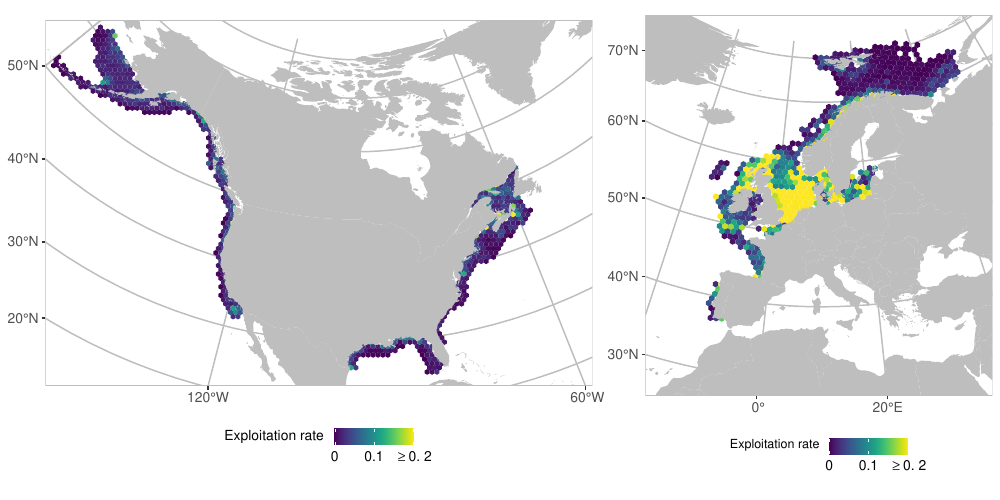

The script that saved this image:

rm(list=ls())

### load libraries
library(sp)
library(maptools)
library(sf)
library(gridExtra)
library(viridis)
library(ggplot2)
library(latex2exp)

##################
load("processed data/surveyed_grid.RData") # get grid information
load("processed data/Biomass_grid.RData") # get biomass per grid cell and year

cpue_final <- subset(cpue_good,cpue_good$year >= 1990 & cpue_good$year <= 2015)
cpue_final <-  aggregate(list(cpue_final$biomass,cpue_final$tlw,
                              cpue_final$Catch_sqkm,cpue_final$Catch_pel_sqkm),
                         by=list(cpue_final$uni_cell),FUN = mean,na.rm=T)
colnames(cpue_final) <- c("uni_cell","biomass","tlw","Catch_sqkm","Catch_pel_sqkm")

grid_master <- cbind(grid_master,cpue_final[match(grid_master@data$uni_cell,cpue_final$uni_cell),c(2:5)])
ncoords <- subset(grid_master,!(is.na(grid_master@data$biomass)))
ncoords$ER <- ncoords$Catch_sqkm / ncoords$biomass

ctrys <- rnaturalearth::ne_countries(scale = 50, returnclass = "sf")
minlong <- -180 #round(min(filedata$long)-1)
maxlong <- 51
minlat  <- 23
maxlat  <- 83
coordslim <- c(minlong,maxlong,minlat,maxlat)
coordxmap <- round(seq(minlong,maxlong,length.out = 4))
coordymap <- round(seq(minlat,maxlat,length.out = 4))

ncoords$ER[ncoords$ER>0.20] <- 0.20
nco <- sf::st_as_sf(ncoords)

# plot map
figmap1 <- ggplot(nco) + 
  geom_sf( aes(fill=ER), colour = NA ) + 
  scale_fill_viridis(name="Exploitation rate \n \n", limits = c(0,0.2),
                     labels = c("0","0.1",TeX("$\\geq$0.2")),breaks=c(0,0.1,0.2))  + 
  geom_sf(data = ctrys, fill="grey",colour=NA) +
  coord_sf(crs = 5070,xlim = c(-4927853,3633046),ylim=c(307076,6029855))

figmap1 <- figmap1 +  theme(plot.background=element_blank(),
                            panel.grid.major = element_line(colour = "grey"),
                            panel.background=element_blank(),
                            axis.text.y   = element_text(size=10),
                            axis.text.x   = element_text(size=10),
                            axis.title.y  = element_blank(),
                            plot.title = element_text(size = 11),
                            axis.title.x  = element_blank(),
                            panel.border  = element_rect(colour = "grey", size=.5,fill=NA),
                            legend.text   = element_text(size=10),
                            legend.title  = element_text(size=10),
                            legend.key.size = unit(.4, 'cm'),
                            legend.position = "bottom")

figmap2 <- ggplot(nco) + 
  geom_sf( aes(fill=ER), colour = NA ) + 
  scale_fill_viridis(name="Exploitation rate \n \n", limits = c(0,0.2),
                     labels = c("0","0.1",TeX("$\\geq$0.2")),breaks=c(0,0.1,0.2))  + 
  geom_sf(data = ctrys, fill="grey",colour=NA) +
  coord_sf(crs =  "+proj=aea +lat_0=23 +lon_0=10 +lat_1=29.5 +lat_2=45.5 +x_0=0 
           +y_0=0 +datum=NAD83 +units=m +no_defs", 
           xlim = c(-2427853,2333046),ylim=c(807076,6029855))

figmap2 <-  figmap2 +  theme(plot.background=element_blank(),
                             panel.grid.major = element_line(colour = "grey"),
                             panel.background=element_blank(),
                             axis.text.y   = element_text(size=10),
                             axis.text.x   = element_text(size=10),
                             axis.title.y  = element_blank(),
                             plot.title = element_text(size = 11),
                             axis.title.x  = element_blank(),
                             panel.border  = element_rect(colour = "grey", size=.5,fill=NA),
                             legend.text   = element_text(size=10),
                             legend.title  = element_text(size=9),
                             legend.key.size = unit(.4, 'cm'),
                             legend.position = "bottom")


pdf("figures/Map_fishing_exploitation.pdf",width=10,height=5)
cowplot::plot_grid(figmap1,figmap2,nrow = 1, rel_widths=c(0.60,0.40))
dev.off()